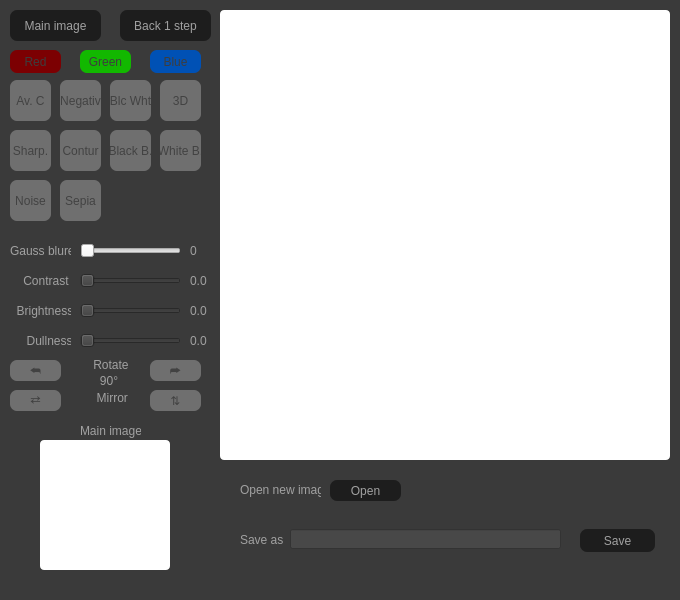
<?xml version="1.0" encoding="UTF-8"?>
<ui version="4.0">
 <class>MainWindow</class>
 <widget class="QMainWindow" name="MainWindow">
  <property name="geometry">
   <rect>
    <x>0</x>
    <y>0</y>
    <width>680</width>
    <height>600</height>
   </rect>
  </property>
  <property name="minimumSize">
   <size>
    <width>680</width>
    <height>600</height>
   </size>
  </property>
  <property name="maximumSize">
   <size>
    <width>680</width>
    <height>16777215</height>
   </size>
  </property>
  <property name="palette">
   <palette>
    <active>
     <colorrole role="WindowText">
      <brush brushstyle="SolidPattern">
       <color alpha="255">
        <red>255</red>
        <green>255</green>
        <blue>255</blue>
       </color>
      </brush>
     </colorrole>
     <colorrole role="Button">
      <brush brushstyle="SolidPattern">
       <color alpha="255">
        <red>58</red>
        <green>58</green>
        <blue>58</blue>
       </color>
      </brush>
     </colorrole>
     <colorrole role="Light">
      <brush brushstyle="SolidPattern">
       <color alpha="255">
        <red>87</red>
        <green>87</green>
        <blue>87</blue>
       </color>
      </brush>
     </colorrole>
     <colorrole role="Midlight">
      <brush brushstyle="SolidPattern">
       <color alpha="255">
        <red>72</red>
        <green>72</green>
        <blue>72</blue>
       </color>
      </brush>
     </colorrole>
     <colorrole role="Dark">
      <brush brushstyle="SolidPattern">
       <color alpha="255">
        <red>116</red>
        <green>116</green>
        <blue>116</blue>
       </color>
      </brush>
     </colorrole>
     <colorrole role="Mid">
      <brush brushstyle="SolidPattern">
       <color alpha="255">
        <red>38</red>
        <green>38</green>
        <blue>38</blue>
       </color>
      </brush>
     </colorrole>
     <colorrole role="Text">
      <brush brushstyle="SolidPattern">
       <color alpha="255">
        <red>255</red>
        <green>255</green>
        <blue>255</blue>
       </color>
      </brush>
     </colorrole>
     <colorrole role="BrightText">
      <brush brushstyle="SolidPattern">
       <color alpha="255">
        <red>255</red>
        <green>255</green>
        <blue>255</blue>
       </color>
      </brush>
     </colorrole>
     <colorrole role="ButtonText">
      <brush brushstyle="SolidPattern">
       <color alpha="255">
        <red>255</red>
        <green>255</green>
        <blue>255</blue>
       </color>
      </brush>
     </colorrole>
     <colorrole role="Base">
      <brush brushstyle="SolidPattern">
       <color alpha="255">
        <red>102</red>
        <green>102</green>
        <blue>102</blue>
       </color>
      </brush>
     </colorrole>
     <colorrole role="Window">
      <brush brushstyle="SolidPattern">
       <color alpha="255">
        <red>58</red>
        <green>58</green>
        <blue>58</blue>
       </color>
      </brush>
     </colorrole>
     <colorrole role="Shadow">
      <brush brushstyle="SolidPattern">
       <color alpha="255">
        <red>74</red>
        <green>74</green>
        <blue>74</blue>
       </color>
      </brush>
     </colorrole>
     <colorrole role="AlternateBase">
      <brush brushstyle="SolidPattern">
       <color alpha="255">
        <red>29</red>
        <green>29</green>
        <blue>29</blue>
       </color>
      </brush>
     </colorrole>
     <colorrole role="ToolTipBase">
      <brush brushstyle="SolidPattern">
       <color alpha="255">
        <red>255</red>
        <green>255</green>
        <blue>220</blue>
       </color>
      </brush>
     </colorrole>
     <colorrole role="ToolTipText">
      <brush brushstyle="SolidPattern">
       <color alpha="255">
        <red>120</red>
        <green>120</green>
        <blue>120</blue>
       </color>
      </brush>
     </colorrole>
    </active>
    <inactive>
     <colorrole role="WindowText">
      <brush brushstyle="SolidPattern">
       <color alpha="255">
        <red>255</red>
        <green>255</green>
        <blue>255</blue>
       </color>
      </brush>
     </colorrole>
     <colorrole role="Button">
      <brush brushstyle="SolidPattern">
       <color alpha="255">
        <red>58</red>
        <green>58</green>
        <blue>58</blue>
       </color>
      </brush>
     </colorrole>
     <colorrole role="Light">
      <brush brushstyle="SolidPattern">
       <color alpha="255">
        <red>87</red>
        <green>87</green>
        <blue>87</blue>
       </color>
      </brush>
     </colorrole>
     <colorrole role="Midlight">
      <brush brushstyle="SolidPattern">
       <color alpha="255">
        <red>72</red>
        <green>72</green>
        <blue>72</blue>
       </color>
      </brush>
     </colorrole>
     <colorrole role="Dark">
      <brush brushstyle="SolidPattern">
       <color alpha="255">
        <red>116</red>
        <green>116</green>
        <blue>116</blue>
       </color>
      </brush>
     </colorrole>
     <colorrole role="Mid">
      <brush brushstyle="SolidPattern">
       <color alpha="255">
        <red>38</red>
        <green>38</green>
        <blue>38</blue>
       </color>
      </brush>
     </colorrole>
     <colorrole role="Text">
      <brush brushstyle="SolidPattern">
       <color alpha="255">
        <red>255</red>
        <green>255</green>
        <blue>255</blue>
       </color>
      </brush>
     </colorrole>
     <colorrole role="BrightText">
      <brush brushstyle="SolidPattern">
       <color alpha="255">
        <red>255</red>
        <green>255</green>
        <blue>255</blue>
       </color>
      </brush>
     </colorrole>
     <colorrole role="ButtonText">
      <brush brushstyle="SolidPattern">
       <color alpha="255">
        <red>255</red>
        <green>255</green>
        <blue>255</blue>
       </color>
      </brush>
     </colorrole>
     <colorrole role="Base">
      <brush brushstyle="SolidPattern">
       <color alpha="255">
        <red>102</red>
        <green>102</green>
        <blue>102</blue>
       </color>
      </brush>
     </colorrole>
     <colorrole role="Window">
      <brush brushstyle="SolidPattern">
       <color alpha="255">
        <red>58</red>
        <green>58</green>
        <blue>58</blue>
       </color>
      </brush>
     </colorrole>
     <colorrole role="Shadow">
      <brush brushstyle="SolidPattern">
       <color alpha="255">
        <red>74</red>
        <green>74</green>
        <blue>74</blue>
       </color>
      </brush>
     </colorrole>
     <colorrole role="AlternateBase">
      <brush brushstyle="SolidPattern">
       <color alpha="255">
        <red>29</red>
        <green>29</green>
        <blue>29</blue>
       </color>
      </brush>
     </colorrole>
     <colorrole role="ToolTipBase">
      <brush brushstyle="SolidPattern">
       <color alpha="255">
        <red>255</red>
        <green>255</green>
        <blue>220</blue>
       </color>
      </brush>
     </colorrole>
     <colorrole role="ToolTipText">
      <brush brushstyle="SolidPattern">
       <color alpha="255">
        <red>120</red>
        <green>120</green>
        <blue>120</blue>
       </color>
      </brush>
     </colorrole>
    </inactive>
    <disabled>
     <colorrole role="WindowText">
      <brush brushstyle="SolidPattern">
       <color alpha="255">
        <red>116</red>
        <green>116</green>
        <blue>116</blue>
       </color>
      </brush>
     </colorrole>
     <colorrole role="Button">
      <brush brushstyle="SolidPattern">
       <color alpha="255">
        <red>58</red>
        <green>58</green>
        <blue>58</blue>
       </color>
      </brush>
     </colorrole>
     <colorrole role="Light">
      <brush brushstyle="SolidPattern">
       <color alpha="255">
        <red>87</red>
        <green>87</green>
        <blue>87</blue>
       </color>
      </brush>
     </colorrole>
     <colorrole role="Midlight">
      <brush brushstyle="SolidPattern">
       <color alpha="255">
        <red>72</red>
        <green>72</green>
        <blue>72</blue>
       </color>
      </brush>
     </colorrole>
     <colorrole role="Dark">
      <brush brushstyle="SolidPattern">
       <color alpha="255">
        <red>116</red>
        <green>116</green>
        <blue>116</blue>
       </color>
      </brush>
     </colorrole>
     <colorrole role="Mid">
      <brush brushstyle="SolidPattern">
       <color alpha="255">
        <red>38</red>
        <green>38</green>
        <blue>38</blue>
       </color>
      </brush>
     </colorrole>
     <colorrole role="Text">
      <brush brushstyle="SolidPattern">
       <color alpha="255">
        <red>116</red>
        <green>116</green>
        <blue>116</blue>
       </color>
      </brush>
     </colorrole>
     <colorrole role="BrightText">
      <brush brushstyle="SolidPattern">
       <color alpha="255">
        <red>255</red>
        <green>255</green>
        <blue>255</blue>
       </color>
      </brush>
     </colorrole>
     <colorrole role="ButtonText">
      <brush brushstyle="SolidPattern">
       <color alpha="255">
        <red>116</red>
        <green>116</green>
        <blue>116</blue>
       </color>
      </brush>
     </colorrole>
     <colorrole role="Base">
      <brush brushstyle="SolidPattern">
       <color alpha="255">
        <red>58</red>
        <green>58</green>
        <blue>58</blue>
       </color>
      </brush>
     </colorrole>
     <colorrole role="Window">
      <brush brushstyle="SolidPattern">
       <color alpha="255">
        <red>58</red>
        <green>58</green>
        <blue>58</blue>
       </color>
      </brush>
     </colorrole>
     <colorrole role="Shadow">
      <brush brushstyle="SolidPattern">
       <color alpha="255">
        <red>74</red>
        <green>74</green>
        <blue>74</blue>
       </color>
      </brush>
     </colorrole>
     <colorrole role="AlternateBase">
      <brush brushstyle="SolidPattern">
       <color alpha="255">
        <red>58</red>
        <green>58</green>
        <blue>58</blue>
       </color>
      </brush>
     </colorrole>
     <colorrole role="ToolTipBase">
      <brush brushstyle="SolidPattern">
       <color alpha="255">
        <red>255</red>
        <green>255</green>
        <blue>220</blue>
       </color>
      </brush>
     </colorrole>
     <colorrole role="ToolTipText">
      <brush brushstyle="SolidPattern">
       <color alpha="255">
        <red>120</red>
        <green>120</green>
        <blue>120</blue>
       </color>
      </brush>
     </colorrole>
    </disabled>
   </palette>
  </property>
  <property name="windowTitle">
   <string>MainWindow</string>
  </property>
  <widget class="QWidget" name="centralwidget">
   <widget class="QLabel" name="Image">
    <property name="geometry">
     <rect>
      <x>220</x>
      <y>10</y>
      <width>450</width>
      <height>450</height>
     </rect>
    </property>
    <property name="mouseTracking">
     <bool>false</bool>
    </property>
    <property name="autoFillBackground">
     <bool>false</bool>
    </property>
    <property name="styleSheet">
     <string notr="true">background-color: rgb(255, 255, 255);
border-radius: 4px</string>
    </property>
    <property name="text">
     <string/>
    </property>
   </widget>
   <widget class="QLabel" name="_____">
    <property name="geometry">
     <rect>
      <x>240</x>
      <y>529</y>
      <width>47</width>
      <height>21</height>
     </rect>
    </property>
    <property name="styleSheet">
     <string notr="true">color: rgb(161, 161, 161);</string>
    </property>
    <property name="text">
     <string>Save as</string>
    </property>
   </widget>
   <widget class="QPushButton" name="save">
    <property name="geometry">
     <rect>
      <x>580</x>
      <y>529</y>
      <width>75</width>
      <height>23</height>
     </rect>
    </property>
    <property name="styleSheet">
     <string notr="true">QPushButton{
background-color: rgb(29, 29, 29);
color: rgb(161, 161, 161);
border-radius: 7px
}

QPushButton:pressed {
background-color:  rgb(50, 50, 50);
}</string>
    </property>
    <property name="text">
     <string>Save</string>
    </property>
   </widget>
   <widget class="QPushButton" name="red">
    <property name="geometry">
     <rect>
      <x>10</x>
      <y>50</y>
      <width>51</width>
      <height>23</height>
     </rect>
    </property>
    <property name="styleSheet">
     <string notr="true">QPushButton{
background-color: rgb(124, 0, 2);
color: rgb(61, 61, 61);
border-radius: 7px
}

QPushButton:pressed {
background-color:  rgb(80, 80, 80);
}</string>
    </property>
    <property name="text">
     <string>Red</string>
    </property>
   </widget>
   <widget class="QPushButton" name="green">
    <property name="geometry">
     <rect>
      <x>80</x>
      <y>50</y>
      <width>51</width>
      <height>23</height>
     </rect>
    </property>
    <property name="styleSheet">
     <string notr="true">QPushButton{
background-color: rgb(18, 184, 0);
color: rgb(61, 61, 61);
border-radius: 7px
}

QPushButton:pressed {
background-color:  rgb(80, 80, 80);
}</string>
    </property>
    <property name="text">
     <string>Green</string>
    </property>
   </widget>
   <widget class="QPushButton" name="blue">
    <property name="geometry">
     <rect>
      <x>150</x>
      <y>50</y>
      <width>51</width>
      <height>23</height>
     </rect>
    </property>
    <property name="styleSheet">
     <string notr="true">QPushButton{
background-color: rgb(0, 81, 181);
color: rgb(61, 61, 61);
border-radius: 7px
}

QPushButton:pressed {
background-color:  rgb(80, 80, 80);
}</string>
    </property>
    <property name="text">
     <string>Blue</string>
    </property>
   </widget>
   <widget class="QLineEdit" name="save_name">
    <property name="geometry">
     <rect>
      <x>290</x>
      <y>529</y>
      <width>271</width>
      <height>20</height>
     </rect>
    </property>
    <property name="styleSheet">
     <string notr="true">color: rgb(145, 145, 145);
border-color: rgb(30, 30, 30);
background-color: rgb(72, 72, 72);</string>
    </property>
   </widget>
   <widget class="QPushButton" name="ac">
    <property name="geometry">
     <rect>
      <x>10</x>
      <y>80</y>
      <width>41</width>
      <height>41</height>
     </rect>
    </property>
    <property name="styleSheet">
     <string notr="true">QPushButton{
background-color: rgb(111, 111, 111);
color: rgb(66, 66, 66);
border-radius: 7px
}

QPushButton:pressed {
background-color:  rgb(80, 80, 80);
}</string>
    </property>
    <property name="text">
     <string>Av. C</string>
    </property>
   </widget>
   <widget class="QPushButton" name="ng">
    <property name="geometry">
     <rect>
      <x>60</x>
      <y>80</y>
      <width>41</width>
      <height>41</height>
     </rect>
    </property>
    <property name="styleSheet">
     <string notr="true">QPushButton{
background-color: rgb(111, 111, 111);
color: rgb(66, 66, 66);
border-radius: 7px
}

QPushButton:pressed {
background-color:  rgb(80, 80, 80);
}</string>
    </property>
    <property name="text">
     <string>Negativ</string>
    </property>
   </widget>
   <widget class="QLabel" name="Condition">
    <property name="geometry">
     <rect>
      <x>290</x>
      <y>550</y>
      <width>271</width>
      <height>20</height>
     </rect>
    </property>
    <property name="styleSheet">
     <string notr="true">color: rgb(103, 103, 103);</string>
    </property>
    <property name="text">
     <string/>
    </property>
   </widget>
   <widget class="QPushButton" name="bw">
    <property name="geometry">
     <rect>
      <x>110</x>
      <y>80</y>
      <width>41</width>
      <height>41</height>
     </rect>
    </property>
    <property name="styleSheet">
     <string notr="true">QPushButton{
background-color: rgb(111, 111, 111);
color: rgb(66, 66, 66);
border-radius: 7px
}

QPushButton:pressed {
background-color:  rgb(80, 80, 80);
}</string>
    </property>
    <property name="text">
     <string>Blc Wht</string>
    </property>
   </widget>
   <widget class="QPushButton" name="three_D">
    <property name="geometry">
     <rect>
      <x>160</x>
      <y>80</y>
      <width>41</width>
      <height>41</height>
     </rect>
    </property>
    <property name="styleSheet">
     <string notr="true">QPushButton{
background-color: rgb(111, 111, 111);
color: rgb(66, 66, 66);
border-radius: 7px
}

QPushButton:pressed {
background-color:  rgb(80, 80, 80);
}</string>
    </property>
    <property name="text">
     <string>3D</string>
    </property>
   </widget>
   <widget class="QPushButton" name="mp">
    <property name="geometry">
     <rect>
      <x>10</x>
      <y>10</y>
      <width>91</width>
      <height>31</height>
     </rect>
    </property>
    <property name="styleSheet">
     <string notr="true">QPushButton{
background-color: rgb(29, 29, 29);
color: rgb(161, 161, 161);
border-radius: 7px
}

QPushButton:pressed {
background-color:  rgb(50, 50, 50);
}</string>
    </property>
    <property name="text">
     <string>Main image</string>
    </property>
   </widget>
   <widget class="QSlider" name="gauss_slider">
    <property name="geometry">
     <rect>
      <x>80</x>
      <y>240</y>
      <width>101</width>
      <height>21</height>
     </rect>
    </property>
    <property name="styleSheet">
     <string notr="true">margin: rgb(255, 0, 0);
padding: rgb(255, 0, 0);</string>
    </property>
    <property name="orientation">
     <enum>Qt::Horizontal</enum>
    </property>
   </widget>
   <widget class="QLabel" name="gbpct">
    <property name="geometry">
     <rect>
      <x>190</x>
      <y>240</y>
      <width>16</width>
      <height>21</height>
     </rect>
    </property>
    <property name="styleSheet">
     <string notr="true">color: rgb(161, 161, 161);</string>
    </property>
    <property name="text">
     <string>0</string>
    </property>
   </widget>
   <widget class="QPushButton" name="spn">
    <property name="geometry">
     <rect>
      <x>10</x>
      <y>130</y>
      <width>41</width>
      <height>41</height>
     </rect>
    </property>
    <property name="styleSheet">
     <string notr="true">QPushButton{
background-color: rgb(111, 111, 111);
color: rgb(66, 66, 66);
border-radius: 7px
}

QPushButton:pressed {
background-color:  rgb(80, 80, 80);
}</string>
    </property>
    <property name="text">
     <string>Sharp.</string>
    </property>
   </widget>
   <widget class="QLabel" name="_____1">
    <property name="geometry">
     <rect>
      <x>10</x>
      <y>230</y>
      <width>61</width>
      <height>41</height>
     </rect>
    </property>
    <property name="styleSheet">
     <string notr="true">color: rgb(161, 161, 161);</string>
    </property>
    <property name="text">
     <string>Gauss blure</string>
    </property>
   </widget>
   <widget class="QPushButton" name="rl">
    <property name="geometry">
     <rect>
      <x>10</x>
      <y>360</y>
      <width>51</width>
      <height>21</height>
     </rect>
    </property>
    <property name="styleSheet">
     <string notr="true">QPushButton{
font: 20pt &quot;MS Shell Dlg 2&quot;;
background-color: rgb(111, 111, 111);
color: rgb(66, 66, 66);
border-radius: 7px
}

QPushButton:pressed {
background-color:  rgb(80, 80, 80);
}</string>
    </property>
    <property name="text">
     <string>⮪</string>
    </property>
   </widget>
   <widget class="QPushButton" name="rr">
    <property name="geometry">
     <rect>
      <x>150</x>
      <y>360</y>
      <width>51</width>
      <height>21</height>
     </rect>
    </property>
    <property name="styleSheet">
     <string notr="true">QPushButton{
	font: 20pt &quot;MS Shell Dlg 2&quot;;
background-color: rgb(111, 111, 111);
color: rgb(66, 66, 66);
border-radius: 7px
}

QPushButton:pressed {
background-color:  rgb(80, 80, 80);
}</string>
    </property>
    <property name="text">
     <string>⮫</string>
    </property>
   </widget>
   <widget class="QLabel" name="_____4">
    <property name="geometry">
     <rect>
      <x>70</x>
      <y>349</y>
      <width>61</width>
      <height>31</height>
     </rect>
    </property>
    <property name="styleSheet">
     <string notr="true">color: rgb(161, 161, 161);</string>
    </property>
    <property name="text">
     <string>       Rotate</string>
    </property>
   </widget>
   <widget class="QLabel" name="_____5">
    <property name="geometry">
     <rect>
      <x>90</x>
      <y>365</y>
      <width>41</width>
      <height>31</height>
     </rect>
    </property>
    <property name="styleSheet">
     <string notr="true">color: rgb(161, 161, 161);</string>
    </property>
    <property name="text">
     <string>   90°</string>
    </property>
   </widget>
   <widget class="QPushButton" name="cn">
    <property name="geometry">
     <rect>
      <x>60</x>
      <y>130</y>
      <width>41</width>
      <height>41</height>
     </rect>
    </property>
    <property name="styleSheet">
     <string notr="true">QPushButton{
background-color: rgb(111, 111, 111);
color: rgb(66, 66, 66);
border-radius: 7px
}

QPushButton:pressed {
background-color:  rgb(80, 80, 80);
}</string>
    </property>
    <property name="text">
     <string>Contur</string>
    </property>
   </widget>
   <widget class="QPushButton" name="bb">
    <property name="geometry">
     <rect>
      <x>110</x>
      <y>130</y>
      <width>41</width>
      <height>41</height>
     </rect>
    </property>
    <property name="styleSheet">
     <string notr="true">QPushButton{
background-color: rgb(111, 111, 111);
color: rgb(66, 66, 66);
border-radius: 7px
}

QPushButton:pressed {
background-color:  rgb(80, 80, 80);
}</string>
    </property>
    <property name="text">
     <string>Black B.</string>
    </property>
   </widget>
   <widget class="QPushButton" name="wb">
    <property name="geometry">
     <rect>
      <x>160</x>
      <y>130</y>
      <width>41</width>
      <height>41</height>
     </rect>
    </property>
    <property name="styleSheet">
     <string notr="true">QPushButton{
background-color: rgb(111, 111, 111);
color: rgb(66, 66, 66);
border-radius: 7px
}

QPushButton:pressed {
background-color:  rgb(80, 80, 80);
}</string>
    </property>
    <property name="text">
     <string>White B.</string>
    </property>
   </widget>
   <widget class="QPushButton" name="hm">
    <property name="geometry">
     <rect>
      <x>10</x>
      <y>390</y>
      <width>51</width>
      <height>21</height>
     </rect>
    </property>
    <property name="styleSheet">
     <string notr="true">QPushButton{
font: 20pt &quot;MS Shell Dlg 2&quot;;
background-color: rgb(111, 111, 111);
color: rgb(66, 66, 66);
border-radius: 7px
}

QPushButton:pressed {
background-color:  rgb(80, 80, 80);
}</string>
    </property>
    <property name="text">
     <string>⇄</string>
    </property>
   </widget>
   <widget class="QPushButton" name="vm">
    <property name="geometry">
     <rect>
      <x>150</x>
      <y>390</y>
      <width>51</width>
      <height>21</height>
     </rect>
    </property>
    <property name="styleSheet">
     <string notr="true">QPushButton{
	font: 20pt &quot;MS Shell Dlg 2&quot;;
background-color: rgb(111, 111, 111);
color: rgb(66, 66, 66);
border-radius: 7px
}

QPushButton:pressed {
background-color:  rgb(80, 80, 80);
}</string>
    </property>
    <property name="text">
     <string>⇅</string>
    </property>
   </widget>
   <widget class="QLabel" name="_____6">
    <property name="geometry">
     <rect>
      <x>80</x>
      <y>390</y>
      <width>61</width>
      <height>16</height>
     </rect>
    </property>
    <property name="styleSheet">
     <string notr="true">color: rgb(161, 161, 161);</string>
    </property>
    <property name="text">
     <string>     Mirror</string>
    </property>
   </widget>
   <widget class="QLabel" name="bpct">
    <property name="geometry">
     <rect>
      <x>190</x>
      <y>300</y>
      <width>21</width>
      <height>21</height>
     </rect>
    </property>
    <property name="styleSheet">
     <string notr="true">color: rgb(161, 161, 161);</string>
    </property>
    <property name="text">
     <string>0.0</string>
    </property>
   </widget>
   <widget class="QSlider" name="b_slider">
    <property name="geometry">
     <rect>
      <x>80</x>
      <y>300</y>
      <width>101</width>
      <height>21</height>
     </rect>
    </property>
    <property name="orientation">
     <enum>Qt::Horizontal</enum>
    </property>
   </widget>
   <widget class="QLabel" name="_____2">
    <property name="geometry">
     <rect>
      <x>10</x>
      <y>290</y>
      <width>61</width>
      <height>41</height>
     </rect>
    </property>
    <property name="styleSheet">
     <string notr="true">color: rgb(161, 161, 161);</string>
    </property>
    <property name="text">
     <string>  Brightness</string>
    </property>
   </widget>
   <widget class="QLabel" name="dpct">
    <property name="geometry">
     <rect>
      <x>190</x>
      <y>330</y>
      <width>31</width>
      <height>21</height>
     </rect>
    </property>
    <property name="styleSheet">
     <string notr="true">color: rgb(161, 161, 161);</string>
    </property>
    <property name="text">
     <string>0.0</string>
    </property>
   </widget>
   <widget class="QSlider" name="d_slider">
    <property name="geometry">
     <rect>
      <x>80</x>
      <y>330</y>
      <width>101</width>
      <height>21</height>
     </rect>
    </property>
    <property name="orientation">
     <enum>Qt::Horizontal</enum>
    </property>
   </widget>
   <widget class="QLabel" name="_____3">
    <property name="geometry">
     <rect>
      <x>10</x>
      <y>320</y>
      <width>61</width>
      <height>41</height>
     </rect>
    </property>
    <property name="styleSheet">
     <string notr="true">color: rgb(161, 161, 161);</string>
    </property>
    <property name="text">
     <string>     Dullness</string>
    </property>
   </widget>
   <widget class="QPushButton" name="ns">
    <property name="geometry">
     <rect>
      <x>10</x>
      <y>180</y>
      <width>41</width>
      <height>41</height>
     </rect>
    </property>
    <property name="styleSheet">
     <string notr="true">QPushButton{
background-color: rgb(111, 111, 111);
color: rgb(66, 66, 66);
border-radius: 7px
}

QPushButton:pressed {
background-color:  rgb(80, 80, 80);
}</string>
    </property>
    <property name="text">
     <string>Noise</string>
    </property>
   </widget>
   <widget class="QPushButton" name="sp">
    <property name="geometry">
     <rect>
      <x>60</x>
      <y>180</y>
      <width>41</width>
      <height>41</height>
     </rect>
    </property>
    <property name="styleSheet">
     <string notr="true">QPushButton{
background-color: rgb(111, 111, 111);
color: rgb(66, 66, 66);
border-radius: 7px
}

QPushButton:pressed {
background-color:  rgb(80, 80, 80);
}</string>
    </property>
    <property name="text">
     <string>Sepia</string>
    </property>
   </widget>
   <widget class="QSlider" name="cnt_slider">
    <property name="geometry">
     <rect>
      <x>80</x>
      <y>270</y>
      <width>101</width>
      <height>21</height>
     </rect>
    </property>
    <property name="orientation">
     <enum>Qt::Horizontal</enum>
    </property>
   </widget>
   <widget class="QLabel" name="cntpct">
    <property name="geometry">
     <rect>
      <x>190</x>
      <y>270</y>
      <width>21</width>
      <height>21</height>
     </rect>
    </property>
    <property name="styleSheet">
     <string notr="true">color: rgb(161, 161, 161);</string>
    </property>
    <property name="text">
     <string>0.0</string>
    </property>
   </widget>
   <widget class="QLabel" name="_____7">
    <property name="geometry">
     <rect>
      <x>10</x>
      <y>260</y>
      <width>61</width>
      <height>41</height>
     </rect>
    </property>
    <property name="styleSheet">
     <string notr="true">color: rgb(161, 161, 161);</string>
    </property>
    <property name="text">
     <string>    Contrast</string>
    </property>
   </widget>
   <widget class="QPushButton" name="open">
    <property name="geometry">
     <rect>
      <x>330</x>
      <y>480</y>
      <width>71</width>
      <height>21</height>
     </rect>
    </property>
    <property name="styleSheet">
     <string notr="true">QPushButton{
background-color: rgb(29, 29, 29);
color: rgb(161, 161, 161);
border-radius: 7px
}

QPushButton:pressed {
background-color:  rgb(50, 50, 50);
}</string>
    </property>
    <property name="text">
     <string>Open</string>
    </property>
   </widget>
   <widget class="QLabel" name="Image_2">
    <property name="geometry">
     <rect>
      <x>40</x>
      <y>440</y>
      <width>130</width>
      <height>130</height>
     </rect>
    </property>
    <property name="mouseTracking">
     <bool>false</bool>
    </property>
    <property name="autoFillBackground">
     <bool>false</bool>
    </property>
    <property name="styleSheet">
     <string notr="true">background-color: rgb(255, 255, 255);
border-radius: 4px</string>
    </property>
    <property name="text">
     <string/>
    </property>
   </widget>
   <widget class="QLabel" name="_____8">
    <property name="geometry">
     <rect>
      <x>240</x>
      <y>480</y>
      <width>81</width>
      <height>20</height>
     </rect>
    </property>
    <property name="styleSheet">
     <string notr="true">color: rgb(161, 161, 161);</string>
    </property>
    <property name="text">
     <string>Open new image</string>
    </property>
   </widget>
   <widget class="QLabel" name="_____9">
    <property name="geometry">
     <rect>
      <x>80</x>
      <y>420</y>
      <width>61</width>
      <height>21</height>
     </rect>
    </property>
    <property name="styleSheet">
     <string notr="true">color: rgb(161, 161, 161);</string>
    </property>
    <property name="text">
     <string>Main image</string>
    </property>
   </widget>
   <widget class="QPushButton" name="bc">
    <property name="geometry">
     <rect>
      <x>120</x>
      <y>10</y>
      <width>91</width>
      <height>31</height>
     </rect>
    </property>
    <property name="styleSheet">
     <string notr="true">QPushButton{
background-color: rgb(29, 29, 29);
color: rgb(161, 161, 161);
border-radius: 7px
}

QPushButton:pressed {
background-color:  rgb(50, 50, 50);
}</string>
    </property>
    <property name="text">
     <string>Back 1 step</string>
    </property>
   </widget>
   <zorder>_____</zorder>
   <zorder>save</zorder>
   <zorder>red</zorder>
   <zorder>green</zorder>
   <zorder>blue</zorder>
   <zorder>save_name</zorder>
   <zorder>Image</zorder>
   <zorder>ac</zorder>
   <zorder>ng</zorder>
   <zorder>Condition</zorder>
   <zorder>bw</zorder>
   <zorder>three_D</zorder>
   <zorder>mp</zorder>
   <zorder>gauss_slider</zorder>
   <zorder>gbpct</zorder>
   <zorder>spn</zorder>
   <zorder>_____1</zorder>
   <zorder>rl</zorder>
   <zorder>rr</zorder>
   <zorder>_____4</zorder>
   <zorder>_____5</zorder>
   <zorder>cn</zorder>
   <zorder>bb</zorder>
   <zorder>wb</zorder>
   <zorder>hm</zorder>
   <zorder>vm</zorder>
   <zorder>_____6</zorder>
   <zorder>bpct</zorder>
   <zorder>b_slider</zorder>
   <zorder>_____2</zorder>
   <zorder>dpct</zorder>
   <zorder>d_slider</zorder>
   <zorder>_____3</zorder>
   <zorder>ns</zorder>
   <zorder>sp</zorder>
   <zorder>cnt_slider</zorder>
   <zorder>cntpct</zorder>
   <zorder>_____7</zorder>
   <zorder>open</zorder>
   <zorder>Image_2</zorder>
   <zorder>_____8</zorder>
   <zorder>_____9</zorder>
   <zorder>bc</zorder>
  </widget>
 </widget>
 <resources/>
 <connections/>
</ui>
